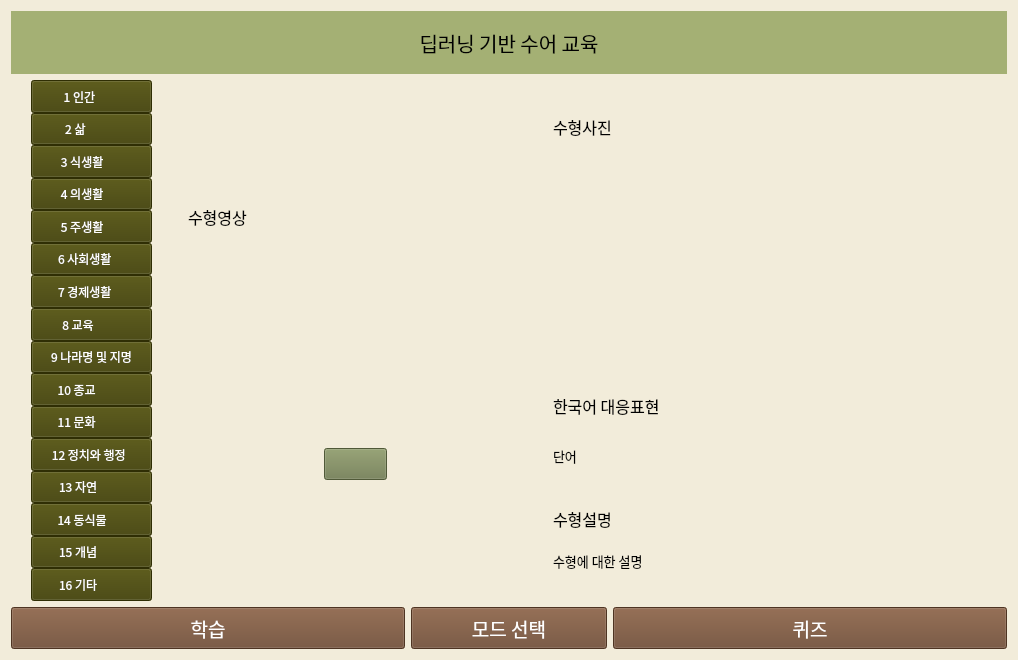
<?xml version="1.0" encoding="UTF-8"?>
<ui version="4.0">
 <class>Form</class>
 <widget class="QWidget" name="Form">
  <property name="geometry">
   <rect>
    <x>0</x>
    <y>0</y>
    <width>1018</width>
    <height>660</height>
   </rect>
  </property>
  <property name="windowTitle">
   <string>Form</string>
  </property>
  <property name="styleSheet">
   <string notr="true">background-color:rgb(242, 236, 218)</string>
  </property>
  <layout class="QGridLayout" name="gridLayout_2">
   <item row="0" column="0">
    <layout class="QGridLayout" name="gridLayout_3">
     <item row="0" column="0">
      <layout class="QGridLayout" name="gridLayout" rowstretch="0,3,25,2">
       <item row="1" column="0">
        <layout class="QHBoxLayout" name="horizontalLayout1">
         <item>
          <widget class="QLabel" name="label">
           <property name="font">
            <font>
             <family>한컴 윤고딕 240</family>
             <pointsize>15</pointsize>
            </font>
           </property>
           <property name="styleSheet">
            <string notr="true">background-color:rgb(164, 176, 116)</string>
           </property>
           <property name="text">
            <string>딥러닝 기반 수어 교육</string>
           </property>
           <property name="alignment">
            <set>Qt::AlignCenter</set>
           </property>
          </widget>
         </item>
        </layout>
       </item>
       <item row="2" column="0">
        <layout class="QHBoxLayout" name="horizontalLayout2" stretch="1,6">
         <item>
          <layout class="QVBoxLayout" name="verticalLayout">
           <property name="spacing">
            <number>0</number>
           </property>
           <property name="leftMargin">
            <number>20</number>
           </property>
           <item>
            <widget class="QPushButton" name="btn_cate01">
             <property name="sizePolicy">
              <sizepolicy hsizetype="Minimum" vsizetype="Expanding">
               <horstretch>0</horstretch>
               <verstretch>0</verstretch>
              </sizepolicy>
             </property>
             <property name="font">
              <font>
               <family>한컴 윤고딕 230</family>
              </font>
             </property>
             <property name="styleSheet">
              <string notr="true">QPushButton{
	color: white;
	background-color: rgb(66, 65, 6);
}

QPushButton:hover{
          color: rgb(66, 65, 6);
          background: transparent;
          border: 2px solid dark green;
          border-radius: 1px;
}</string>
             </property>
             <property name="text">
              <string>1 인간         </string>
             </property>
            </widget>
           </item>
           <item>
            <widget class="QPushButton" name="btn_cate02">
             <property name="sizePolicy">
              <sizepolicy hsizetype="Minimum" vsizetype="Expanding">
               <horstretch>0</horstretch>
               <verstretch>0</verstretch>
              </sizepolicy>
             </property>
             <property name="font">
              <font>
               <family>한컴 윤고딕 230</family>
              </font>
             </property>
             <property name="styleSheet">
              <string notr="true">QPushButton{
	color: white;
	background-color: rgb(66, 65, 6);
}

QPushButton:hover{
          color: rgb(66, 65, 6);
          background: transparent;
          border: 2px solid dark green;
          border-radius: 1px;
}</string>
             </property>
             <property name="text">
              <string>2 삶            </string>
             </property>
            </widget>
           </item>
           <item>
            <widget class="QPushButton" name="btn_cate03">
             <property name="sizePolicy">
              <sizepolicy hsizetype="Minimum" vsizetype="Expanding">
               <horstretch>0</horstretch>
               <verstretch>0</verstretch>
              </sizepolicy>
             </property>
             <property name="font">
              <font>
               <family>한컴 윤고딕 230</family>
              </font>
             </property>
             <property name="styleSheet">
              <string notr="true">QPushButton{
	color: white;
	background-color: rgb(66, 65, 6);
}

QPushButton:hover{
          color: rgb(66, 65, 6);
          background: transparent;
          border: 2px solid dark green;
          border-radius: 1px;
}</string>
             </property>
             <property name="text">
              <string>3 식생활       </string>
             </property>
            </widget>
           </item>
           <item>
            <widget class="QPushButton" name="btn_cate04">
             <property name="sizePolicy">
              <sizepolicy hsizetype="Minimum" vsizetype="Expanding">
               <horstretch>0</horstretch>
               <verstretch>0</verstretch>
              </sizepolicy>
             </property>
             <property name="font">
              <font>
               <family>한컴 윤고딕 230</family>
              </font>
             </property>
             <property name="styleSheet">
              <string notr="true">QPushButton{
	color: white;
	background-color: rgb(66, 65, 6);
}

QPushButton:hover{
          color: rgb(66, 65, 6);
          background: transparent;
          border: 2px solid dark green;
          border-radius: 1px;
}</string>
             </property>
             <property name="text">
              <string>4 의생활       </string>
             </property>
            </widget>
           </item>
           <item>
            <widget class="QPushButton" name="btn_cate05">
             <property name="sizePolicy">
              <sizepolicy hsizetype="Minimum" vsizetype="Expanding">
               <horstretch>0</horstretch>
               <verstretch>0</verstretch>
              </sizepolicy>
             </property>
             <property name="font">
              <font>
               <family>한컴 윤고딕 230</family>
              </font>
             </property>
             <property name="styleSheet">
              <string notr="true">QPushButton{
	color: white;
	background-color: rgb(66, 65, 6);
}

QPushButton:hover{
          color: rgb(66, 65, 6);
          background: transparent;
          border: 2px solid dark green;
          border-radius: 1px;
}</string>
             </property>
             <property name="text">
              <string>5 주생활       </string>
             </property>
            </widget>
           </item>
           <item>
            <widget class="QPushButton" name="btn_cate06">
             <property name="sizePolicy">
              <sizepolicy hsizetype="Minimum" vsizetype="Expanding">
               <horstretch>0</horstretch>
               <verstretch>0</verstretch>
              </sizepolicy>
             </property>
             <property name="font">
              <font>
               <family>한컴 윤고딕 230</family>
              </font>
             </property>
             <property name="styleSheet">
              <string notr="true">QPushButton{
	color: white;
	background-color: rgb(66, 65, 6);
}

QPushButton:hover{
          color: rgb(66, 65, 6);
          background: transparent;
          border: 2px solid dark green;
          border-radius: 1px;
}</string>
             </property>
             <property name="text">
              <string>6 사회생활     </string>
             </property>
            </widget>
           </item>
           <item>
            <widget class="QPushButton" name="btn_cate07">
             <property name="sizePolicy">
              <sizepolicy hsizetype="Minimum" vsizetype="Expanding">
               <horstretch>0</horstretch>
               <verstretch>0</verstretch>
              </sizepolicy>
             </property>
             <property name="font">
              <font>
               <family>한컴 윤고딕 230</family>
              </font>
             </property>
             <property name="styleSheet">
              <string notr="true">QPushButton{
	color: white;
	background-color: rgb(66, 65, 6);
}

QPushButton:hover{
          color: rgb(66, 65, 6);
          background: transparent;
          border: 2px solid dark green;
          border-radius: 1px;
}</string>
             </property>
             <property name="text">
              <string>7 경제생활     </string>
             </property>
            </widget>
           </item>
           <item>
            <widget class="QPushButton" name="btn_cate08">
             <property name="sizePolicy">
              <sizepolicy hsizetype="Minimum" vsizetype="Expanding">
               <horstretch>0</horstretch>
               <verstretch>0</verstretch>
              </sizepolicy>
             </property>
             <property name="font">
              <font>
               <family>한컴 윤고딕 230</family>
              </font>
             </property>
             <property name="styleSheet">
              <string notr="true">QPushButton{
	color: white;
	background-color: rgb(66, 65, 6);
}

QPushButton:hover{
          color: rgb(66, 65, 6);
          background: transparent;
          border: 2px solid dark green;
          border-radius: 1px;
}</string>
             </property>
             <property name="text">
              <string>8 교육          </string>
             </property>
            </widget>
           </item>
           <item>
            <widget class="QPushButton" name="btn_cate09">
             <property name="sizePolicy">
              <sizepolicy hsizetype="Minimum" vsizetype="Expanding">
               <horstretch>0</horstretch>
               <verstretch>0</verstretch>
              </sizepolicy>
             </property>
             <property name="font">
              <font>
               <family>한컴 윤고딕 230</family>
              </font>
             </property>
             <property name="styleSheet">
              <string notr="true">QPushButton{
	color: white;
	background-color: rgb(66, 65, 6);
}

QPushButton:hover{
          color: rgb(66, 65, 6);
          background: transparent;
          border: 2px solid dark green;
          border-radius: 1px;
}</string>
             </property>
             <property name="text">
              <string>9 나라명 및 지명</string>
             </property>
            </widget>
           </item>
           <item>
            <widget class="QPushButton" name="btn_cate10">
             <property name="sizePolicy">
              <sizepolicy hsizetype="Minimum" vsizetype="Expanding">
               <horstretch>0</horstretch>
               <verstretch>0</verstretch>
              </sizepolicy>
             </property>
             <property name="font">
              <font>
               <family>한컴 윤고딕 230</family>
              </font>
             </property>
             <property name="styleSheet">
              <string notr="true">QPushButton{
	color: white;
	background-color: rgb(66, 65, 6);
}

QPushButton:hover{
          color: rgb(66, 65, 6);
          background: transparent;
          border: 2px solid dark green;
          border-radius: 1px;
}</string>
             </property>
             <property name="text">
              <string>10 종교           </string>
             </property>
            </widget>
           </item>
           <item>
            <widget class="QPushButton" name="btn_cate11">
             <property name="sizePolicy">
              <sizepolicy hsizetype="Minimum" vsizetype="Expanding">
               <horstretch>0</horstretch>
               <verstretch>0</verstretch>
              </sizepolicy>
             </property>
             <property name="font">
              <font>
               <family>한컴 윤고딕 230</family>
              </font>
             </property>
             <property name="styleSheet">
              <string notr="true">QPushButton{
	color: white;
	background-color: rgb(66, 65, 6);
}

QPushButton:hover{
          color: rgb(66, 65, 6);
          background: transparent;
          border: 2px solid dark green;
          border-radius: 1px;
}</string>
             </property>
             <property name="text">
              <string>11 문화           </string>
             </property>
            </widget>
           </item>
           <item>
            <widget class="QPushButton" name="btn_cate12">
             <property name="sizePolicy">
              <sizepolicy hsizetype="Minimum" vsizetype="Expanding">
               <horstretch>0</horstretch>
               <verstretch>0</verstretch>
              </sizepolicy>
             </property>
             <property name="font">
              <font>
               <family>한컴 윤고딕 230</family>
              </font>
             </property>
             <property name="styleSheet">
              <string notr="true">QPushButton{
	color: white;
	background-color: rgb(66, 65, 6);
}

QPushButton:hover{
          color: rgb(66, 65, 6);
          background: transparent;
          border: 2px solid dark green;
          border-radius: 1px;
}</string>
             </property>
             <property name="text">
              <string>12 정치와 행정  </string>
             </property>
            </widget>
           </item>
           <item>
            <widget class="QPushButton" name="btn_cate13">
             <property name="sizePolicy">
              <sizepolicy hsizetype="Minimum" vsizetype="Expanding">
               <horstretch>0</horstretch>
               <verstretch>0</verstretch>
              </sizepolicy>
             </property>
             <property name="font">
              <font>
               <family>한컴 윤고딕 230</family>
              </font>
             </property>
             <property name="styleSheet">
              <string notr="true">QPushButton{
	color: white;
	background-color: rgb(66, 65, 6);
}

QPushButton:hover{
          color: rgb(66, 65, 6);
          background: transparent;
          border: 2px solid dark green;
          border-radius: 1px;
}</string>
             </property>
             <property name="text">
              <string>13 자연          </string>
             </property>
            </widget>
           </item>
           <item>
            <widget class="QPushButton" name="btn_cate14">
             <property name="sizePolicy">
              <sizepolicy hsizetype="Minimum" vsizetype="Expanding">
               <horstretch>0</horstretch>
               <verstretch>0</verstretch>
              </sizepolicy>
             </property>
             <property name="font">
              <font>
               <family>한컴 윤고딕 230</family>
              </font>
             </property>
             <property name="styleSheet">
              <string notr="true">QPushButton{
	color: white;
	background-color: rgb(66, 65, 6);
}

QPushButton:hover{
          color: rgb(66, 65, 6);
          background: transparent;
          border: 2px solid dark green;
          border-radius: 1px;
}</string>
             </property>
             <property name="text">
              <string>14 동식물       </string>
             </property>
            </widget>
           </item>
           <item>
            <widget class="QPushButton" name="btn_cate15">
             <property name="sizePolicy">
              <sizepolicy hsizetype="Minimum" vsizetype="Expanding">
               <horstretch>0</horstretch>
               <verstretch>0</verstretch>
              </sizepolicy>
             </property>
             <property name="font">
              <font>
               <family>한컴 윤고딕 230</family>
              </font>
             </property>
             <property name="styleSheet">
              <string notr="true">QPushButton{
	color: white;
	background-color: rgb(66, 65, 6);
}

QPushButton:hover{
          color: rgb(66, 65, 6);
          background: transparent;
          border: 2px solid dark green;
          border-radius: 1px;
}</string>
             </property>
             <property name="text">
              <string>15 개념          </string>
             </property>
            </widget>
           </item>
           <item>
            <widget class="QPushButton" name="btn_cate16">
             <property name="sizePolicy">
              <sizepolicy hsizetype="Minimum" vsizetype="Expanding">
               <horstretch>0</horstretch>
               <verstretch>0</verstretch>
              </sizepolicy>
             </property>
             <property name="font">
              <font>
               <family>한컴 윤고딕 230</family>
              </font>
             </property>
             <property name="styleSheet">
              <string notr="true">QPushButton{
	color: white;
	background-color: rgb(66, 65, 6);
}

QPushButton:hover{
          color: rgb(66, 65, 6);
          background: transparent;
          border: 2px solid dark green;
          border-radius: 1px;
}</string>
             </property>
             <property name="text">
              <string>16 기타          </string>
             </property>
            </widget>
           </item>
          </layout>
         </item>
         <item>
          <layout class="QHBoxLayout" name="horizontalLayout2_1" stretch="4,5">
           <property name="spacing">
            <number>10</number>
           </property>
           <property name="leftMargin">
            <number>20</number>
           </property>
           <property name="topMargin">
            <number>20</number>
           </property>
           <property name="rightMargin">
            <number>20</number>
           </property>
           <property name="bottomMargin">
            <number>20</number>
           </property>
           <item>
            <layout class="QVBoxLayout" name="verticalLayout2_1" stretch="1,6,1">
             <property name="leftMargin">
              <number>10</number>
             </property>
             <property name="topMargin">
              <number>100</number>
             </property>
             <property name="rightMargin">
              <number>10</number>
             </property>
             <property name="bottomMargin">
              <number>100</number>
             </property>
             <item>
              <widget class="QLabel" name="label_3">
               <property name="font">
                <font>
                 <family>한컴 윤고딕 230</family>
                 <pointsize>12</pointsize>
                </font>
               </property>
               <property name="text">
                <string>수형영상</string>
               </property>
              </widget>
             </item>
             <item>
              <widget class="QLabel" name="lb_video">
               <property name="text">
                <string/>
               </property>
               <property name="alignment">
                <set>Qt::AlignCenter</set>
               </property>
              </widget>
             </item>
             <item>
              <layout class="QHBoxLayout" name="horizontalLayout_2" stretch="2,1,2">
               <item>
                <widget class="QLabel" name="label_5">
                 <property name="text">
                  <string/>
                 </property>
                </widget>
               </item>
               <item>
                <widget class="QPushButton" name="btn_replay">
                 <property name="font">
                  <font>
                   <pointsize>15</pointsize>
                  </font>
                 </property>
                 <property name="styleSheet">
                  <string notr="true">QPushButton{
	color: white;
	background-color: rgb(112, 124, 79);
}

QPushButton:hover{
          color: rgb(66, 65, 6);
          background: transparent;
          border: 2px solid dark green;
          border-radius: 1px;
}</string>
                 </property>
                 <property name="text">
                  <string/>
                 </property>
                </widget>
               </item>
               <item>
                <widget class="QLabel" name="label_7">
                 <property name="text">
                  <string/>
                 </property>
                </widget>
               </item>
              </layout>
             </item>
            </layout>
           </item>
           <item>
            <layout class="QVBoxLayout" name="verticalLayout2_2" stretch="5,2,1">
             <property name="spacing">
              <number>20</number>
             </property>
             <property name="leftMargin">
              <number>10</number>
             </property>
             <property name="topMargin">
              <number>10</number>
             </property>
             <property name="rightMargin">
              <number>10</number>
             </property>
             <property name="bottomMargin">
              <number>10</number>
             </property>
             <item>
              <layout class="QVBoxLayout" name="verticalLayout_2" stretch="1,6">
               <item>
                <widget class="QLabel" name="label_2">
                 <property name="font">
                  <font>
                   <family>한컴 윤고딕 230</family>
                   <pointsize>12</pointsize>
                  </font>
                 </property>
                 <property name="text">
                  <string>수형사진</string>
                 </property>
                </widget>
               </item>
               <item>
                <layout class="QHBoxLayout" name="horizontalLayout" stretch="1,1">
                 <item>
                  <widget class="QLabel" name="lb_img1">
                   <property name="text">
                    <string/>
                   </property>
                   <property name="alignment">
                    <set>Qt::AlignLeading|Qt::AlignLeft|Qt::AlignTop</set>
                   </property>
                  </widget>
                 </item>
                 <item>
                  <widget class="QLabel" name="lb_img2">
                   <property name="text">
                    <string/>
                   </property>
                   <property name="alignment">
                    <set>Qt::AlignLeading|Qt::AlignLeft|Qt::AlignTop</set>
                   </property>
                  </widget>
                 </item>
                </layout>
               </item>
              </layout>
             </item>
             <item>
              <layout class="QVBoxLayout" name="verticalLayout_4" stretch="1,1">
               <item>
                <widget class="QLabel" name="label_6">
                 <property name="font">
                  <font>
                   <family>한컴 윤고딕 230</family>
                   <pointsize>12</pointsize>
                  </font>
                 </property>
                 <property name="text">
                  <string>한국어 대응표현</string>
                 </property>
                </widget>
               </item>
               <item>
                <widget class="QLabel" name="lb_word">
                 <property name="font">
                  <font>
                   <family>한컴 윤고딕 230</family>
                   <pointsize>10</pointsize>
                  </font>
                 </property>
                 <property name="text">
                  <string>단어</string>
                 </property>
                 <property name="alignment">
                  <set>Qt::AlignLeading|Qt::AlignLeft|Qt::AlignTop</set>
                 </property>
                </widget>
               </item>
              </layout>
             </item>
             <item>
              <layout class="QVBoxLayout" name="verticalLayout_3" stretch="1,2">
               <item>
                <widget class="QLabel" name="label_4">
                 <property name="font">
                  <font>
                   <family>한컴 윤고딕 230</family>
                   <pointsize>12</pointsize>
                  </font>
                 </property>
                 <property name="text">
                  <string>수형설명</string>
                 </property>
                </widget>
               </item>
               <item>
                <widget class="QLabel" name="lb_explain">
                 <property name="font">
                  <font>
                   <family>한컴 윤고딕 230</family>
                   <pointsize>10</pointsize>
                  </font>
                 </property>
                 <property name="text">
                  <string>수형에 대한 설명</string>
                 </property>
                 <property name="alignment">
                  <set>Qt::AlignLeading|Qt::AlignLeft|Qt::AlignTop</set>
                 </property>
                </widget>
               </item>
              </layout>
             </item>
            </layout>
           </item>
          </layout>
         </item>
        </layout>
       </item>
       <item row="3" column="0">
        <layout class="QHBoxLayout" name="horizontalLayout3" stretch="2,1,2">
         <item>
          <widget class="QPushButton" name="btn_learn">
           <property name="sizePolicy">
            <sizepolicy hsizetype="Minimum" vsizetype="Minimum">
             <horstretch>0</horstretch>
             <verstretch>0</verstretch>
            </sizepolicy>
           </property>
           <property name="font">
            <font>
             <family>한컴 윤고딕 230</family>
             <pointsize>14</pointsize>
            </font>
           </property>
           <property name="styleSheet">
            <string notr="true">QPushButton{
	color: white;
	background-color: rgb(109, 73, 48);
}

QPushButton:hover{
          color: rgb(109, 73, 48);
          background: transparent;
          border: 2px solid brown;
          border-radius: 1px;
}</string>
           </property>
           <property name="text">
            <string>학습</string>
           </property>
          </widget>
         </item>
         <item>
          <widget class="QPushButton" name="btn_mode">
           <property name="sizePolicy">
            <sizepolicy hsizetype="Minimum" vsizetype="Minimum">
             <horstretch>0</horstretch>
             <verstretch>0</verstretch>
            </sizepolicy>
           </property>
           <property name="font">
            <font>
             <family>한컴 윤고딕 230</family>
             <pointsize>14</pointsize>
            </font>
           </property>
           <property name="styleSheet">
            <string notr="true">QPushButton{
	color: white;
	background-color: rgb(109, 73, 48);
}

QPushButton:hover{
          color: rgb(109, 73, 48);
          background: transparent;
          border: 2px solid brown;
          border-radius: 1px;
}</string>
           </property>
           <property name="text">
            <string>모드 선택</string>
           </property>
          </widget>
         </item>
         <item>
          <widget class="QPushButton" name="btn_quiz">
           <property name="sizePolicy">
            <sizepolicy hsizetype="Minimum" vsizetype="Minimum">
             <horstretch>0</horstretch>
             <verstretch>0</verstretch>
            </sizepolicy>
           </property>
           <property name="palette">
            <palette>
             <active>
              <colorrole role="WindowText">
               <brush brushstyle="SolidPattern">
                <color alpha="255">
                 <red>255</red>
                 <green>255</green>
                 <blue>255</blue>
                </color>
               </brush>
              </colorrole>
              <colorrole role="Button">
               <brush brushstyle="SolidPattern">
                <color alpha="255">
                 <red>109</red>
                 <green>73</green>
                 <blue>48</blue>
                </color>
               </brush>
              </colorrole>
              <colorrole role="Text">
               <brush brushstyle="SolidPattern">
                <color alpha="255">
                 <red>255</red>
                 <green>255</green>
                 <blue>255</blue>
                </color>
               </brush>
              </colorrole>
              <colorrole role="ButtonText">
               <brush brushstyle="SolidPattern">
                <color alpha="255">
                 <red>255</red>
                 <green>255</green>
                 <blue>255</blue>
                </color>
               </brush>
              </colorrole>
              <colorrole role="Base">
               <brush brushstyle="SolidPattern">
                <color alpha="255">
                 <red>109</red>
                 <green>73</green>
                 <blue>48</blue>
                </color>
               </brush>
              </colorrole>
              <colorrole role="Window">
               <brush brushstyle="SolidPattern">
                <color alpha="255">
                 <red>109</red>
                 <green>73</green>
                 <blue>48</blue>
                </color>
               </brush>
              </colorrole>
             </active>
             <inactive>
              <colorrole role="WindowText">
               <brush brushstyle="SolidPattern">
                <color alpha="255">
                 <red>255</red>
                 <green>255</green>
                 <blue>255</blue>
                </color>
               </brush>
              </colorrole>
              <colorrole role="Button">
               <brush brushstyle="SolidPattern">
                <color alpha="255">
                 <red>109</red>
                 <green>73</green>
                 <blue>48</blue>
                </color>
               </brush>
              </colorrole>
              <colorrole role="Text">
               <brush brushstyle="SolidPattern">
                <color alpha="255">
                 <red>255</red>
                 <green>255</green>
                 <blue>255</blue>
                </color>
               </brush>
              </colorrole>
              <colorrole role="ButtonText">
               <brush brushstyle="SolidPattern">
                <color alpha="255">
                 <red>255</red>
                 <green>255</green>
                 <blue>255</blue>
                </color>
               </brush>
              </colorrole>
              <colorrole role="Base">
               <brush brushstyle="SolidPattern">
                <color alpha="255">
                 <red>109</red>
                 <green>73</green>
                 <blue>48</blue>
                </color>
               </brush>
              </colorrole>
              <colorrole role="Window">
               <brush brushstyle="SolidPattern">
                <color alpha="255">
                 <red>109</red>
                 <green>73</green>
                 <blue>48</blue>
                </color>
               </brush>
              </colorrole>
             </inactive>
             <disabled>
              <colorrole role="WindowText">
               <brush brushstyle="SolidPattern">
                <color alpha="255">
                 <red>255</red>
                 <green>255</green>
                 <blue>255</blue>
                </color>
               </brush>
              </colorrole>
              <colorrole role="Button">
               <brush brushstyle="SolidPattern">
                <color alpha="255">
                 <red>109</red>
                 <green>73</green>
                 <blue>48</blue>
                </color>
               </brush>
              </colorrole>
              <colorrole role="Text">
               <brush brushstyle="SolidPattern">
                <color alpha="255">
                 <red>255</red>
                 <green>255</green>
                 <blue>255</blue>
                </color>
               </brush>
              </colorrole>
              <colorrole role="ButtonText">
               <brush brushstyle="SolidPattern">
                <color alpha="255">
                 <red>255</red>
                 <green>255</green>
                 <blue>255</blue>
                </color>
               </brush>
              </colorrole>
              <colorrole role="Base">
               <brush brushstyle="SolidPattern">
                <color alpha="255">
                 <red>109</red>
                 <green>73</green>
                 <blue>48</blue>
                </color>
               </brush>
              </colorrole>
              <colorrole role="Window">
               <brush brushstyle="SolidPattern">
                <color alpha="255">
                 <red>109</red>
                 <green>73</green>
                 <blue>48</blue>
                </color>
               </brush>
              </colorrole>
             </disabled>
            </palette>
           </property>
           <property name="font">
            <font>
             <family>한컴 윤고딕 230</family>
             <pointsize>14</pointsize>
            </font>
           </property>
           <property name="styleSheet">
            <string notr="true">QPushButton{
	color: white;
	background-color: rgb(109, 73, 48);
}

QPushButton:hover{
          color: rgb(109, 73, 48);
          background: transparent;
          border: 2px solid brown;
          border-radius: 1px;
}</string>
           </property>
           <property name="text">
            <string>퀴즈</string>
           </property>
          </widget>
         </item>
        </layout>
       </item>
      </layout>
     </item>
    </layout>
   </item>
  </layout>
 </widget>
 <resources/>
 <connections/>
</ui>
